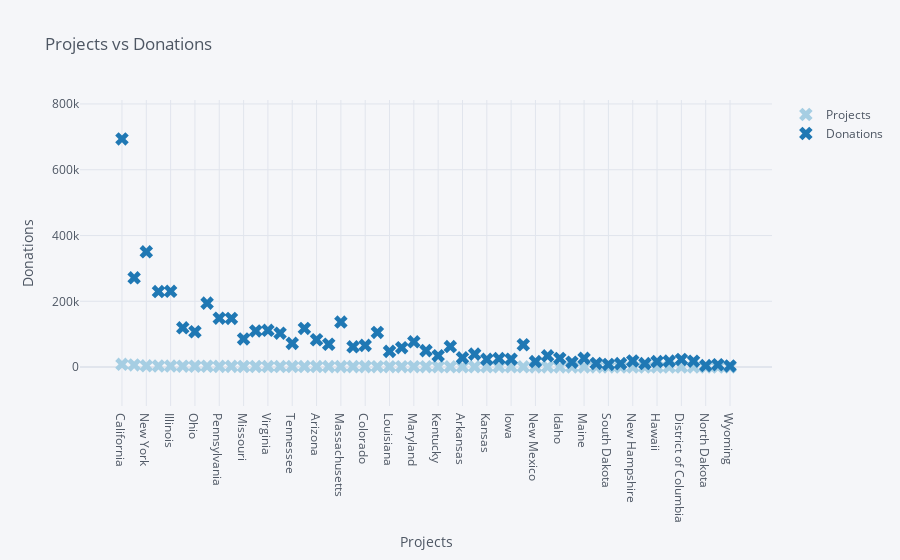

The code cell stored with this chart in its notebook:
### Code cell
df.iplot(kind='scatter', mode='markers', xTitle='Projects', yTitle='Donations', colorscale='paired',
         title='Projects vs Donations', symbol='x')

### Figure 1 — Plotly figure (JSON) as saved in the notebook; plotly's stock layout.template omitted (floating-point values rounded to 4 significant figures)
{"data": [{"line": {"color": "rgba(166, 206, 227, 1.0)", "dash": "solid", "shape": "linear", "width": 1.3}, "marker": {"size": 12, "symbol": "x"}, "mode": "markers", "name": "Projects", "text": "", "type": "scatter", "visible": true, "x": ["California", "Texas", "New York", "Florida", "Illinois", "Michigan", "Ohio", "North Carolina", "Pennsylvania", "Georgia", "Missouri", "New Jersey", "Virginia", "Washington", "Tennessee", "Indiana", "Arizona", "Wisconsin", "Massachusetts", "Oklahoma", "Colorado", "South Carolina", "Louisiana", "Minnesota", "Maryland", "Alabama", "Kentucky", "Oregon", "Arkansas", "Utah", "Kansas", "Mississippi", "Iowa", "Connecticut", "New Mexico", "Nevada", "Idaho", "West Virginia", "Maine", "Nebraska", "South Dakota", "Montana", "New Hampshire", "Alaska", "Hawaii", "Rhode Island", "District of Columbia", "Delaware", "North Dakota", "Vermont", "Wyoming"], "y": [8457, 6485, 3819, 3302, 3126, 2653, 2546, 2543, 2163, 2125, 1779, 1775, 1656, 1581, 1555, 1555, 1529, 1479, 1447, 1340, 1321, 1260, 1215, 1169, 1145, 1141, 1024, 978, 923, 883, 851, 840, 833, 816, 546, 538, 513, 513, 483, 409, 317, 312, 299, 273, 266, 246, 227, 208, 200, 181, 148]}, {"line": {"color": "rgba(31, 120, 180, 1.0)", "dash": "solid", "shape": "linear", "width": 1.3}, "marker": {"size": 12, "symbol": "x"}, "mode": "markers", "name": "Donations", "text": "", "type": "scatter", "visible": true, "x": ["California", "Texas", "New York", "Florida", "Illinois", "Michigan", "Ohio", "North Carolina", "Pennsylvania", "Georgia", "Missouri", "New Jersey", "Virginia", "Washington", "Tennessee", "Indiana", "Arizona", "Wisconsin", "Massachusetts", "Oklahoma", "Colorado", "South Carolina", "Louisiana", "Minnesota", "Maryland", "Alabama", "Kentucky", "Oregon", "Arkansas", "Utah", "Kansas", "Mississippi", "Iowa", "Connecticut", "New Mexico", "Nevada", "Idaho", "West Virginia", "Maine", "Nebraska", "South Dakota", "Montana", "New Hampshire", "Alaska", "Hawaii", "Rhode Island", "District of Columbia", "Delaware", "North Dakota", "Vermont", "Wyoming"], "y": [693577, 271348, 350553, 229542, 230350, 119337, 107401, 194465, 148752, 147897, 85597, 109926, 111740, 103021, 72123, 117470, 83092, 69479, 136845, 61697, 65940, 105421, 47699, 59078, 76769, 50002, 34700, 62418, 28021, 39336, 23598, 25863, 23894, 67892, 16734, 34220, 26245, 14929, 26550, 11131, 7982, 10614, 18555, 10729, 16707, 18129, 23217, 17872, 4666, 7157, 3476]}], "layout": {"autosize": true, "legend": {"bgcolor": "#F5F6F9", "font": {"color": "#4D5663"}}, "paper_bgcolor": "#F5F6F9", "plot_bgcolor": "#F5F6F9", "title": {"font": {"color": "#4D5663"}, "text": "Projects vs Donations"}, "xaxis": {"autorange": false, "gridcolor": "#E1E5ED", "range": [-3.451, 53.45], "showgrid": true, "tickfont": {"color": "#4D5663"}, "title": {"font": {"color": "#4D5663"}, "text": "Projects"}, "type": "category", "zerolinecolor": "#E1E5ED"}, "yaxis": {"autorange": false, "gridcolor": "#E1E5ED", "range": [-118300.0, 812000.0], "showgrid": true, "tickfont": {"color": "#4D5663"}, "title": {"font": {"color": "#4D5663"}, "text": "Donations"}, "type": "linear", "zerolinecolor": "#E1E5ED"}}}
